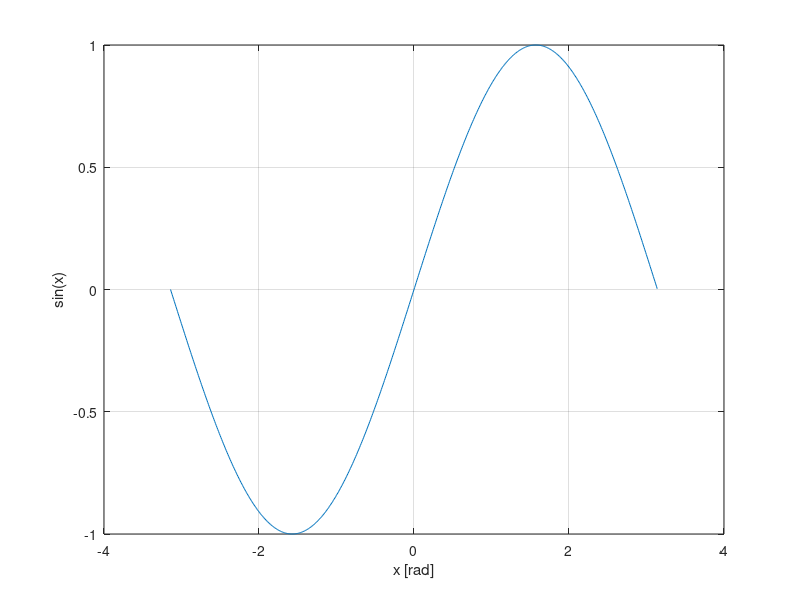

The MATLAB script that drew this image:
% Hello world example for Lecture 2 --- ECE Fall 2022
close all; % closes all open windows
clear all; % deletes the workspace

% From the help in Matlab sine function we test the following code:

% define the range for the argument of the sine function
x = -pi:0.01:pi; % creates (row) vector x from -pi to pi w/ data points separated by 0.01

% check size of x
size(x)

% Plot sine vs x 
plot(x,sin(x)) % plots sin(x) vs x
grid on % turns grid on
xlabel('x [rad]') % labels x axis
ylabel('sin(x)') % labels y axis